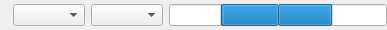
<?xml version="1.0" encoding="UTF-8"?>
<ui version="4.0">
 <class>GamepadAxisSettings</class>
 <widget class="QWidget" name="GamepadAxisSettings">
  <property name="geometry">
   <rect>
    <x>0</x>
    <y>0</y>
    <width>387</width>
    <height>30</height>
   </rect>
  </property>
  <layout class="QHBoxLayout" name="horizontalLayout_2">
   <property name="leftMargin">
    <number>0</number>
   </property>
   <property name="topMargin">
    <number>0</number>
   </property>
   <property name="rightMargin">
    <number>0</number>
   </property>
   <property name="bottomMargin">
    <number>0</number>
   </property>
   <item>
    <widget class="QLabel" name="controlName">
     <property name="text">
      <string/>
     </property>
    </widget>
   </item>
   <item>
    <widget class="EnumComboBox" name="control"/>
   </item>
   <item>
    <widget class="AxisSelector" name="axis"/>
   </item>
   <item>
    <layout class="QHBoxLayout" name="horizontalLayout">
     <property name="spacing">
      <number>0</number>
     </property>
     <item>
      <widget class="QProgressBar" name="statusNegative">
       <property name="value">
        <number>50</number>
       </property>
       <property name="textVisible">
        <bool>false</bool>
       </property>
       <property name="invertedAppearance">
        <bool>true</bool>
       </property>
      </widget>
     </item>
     <item>
      <widget class="QProgressBar" name="statusPositive">
       <property name="value">
        <number>50</number>
       </property>
       <property name="textVisible">
        <bool>false</bool>
       </property>
      </widget>
     </item>
    </layout>
   </item>
  </layout>
 </widget>
 <customwidgets>
  <customwidget>
   <class>AxisSelector</class>
   <extends>QComboBox</extends>
   <header>Acquisition/AxisSelector.h</header>
  </customwidget>
  <customwidget>
   <class>EnumComboBox</class>
   <extends>QComboBox</extends>
   <header>allrising/MetaType/EnumComboBox.h</header>
  </customwidget>
 </customwidgets>
 <resources/>
 <connections/>
</ui>
